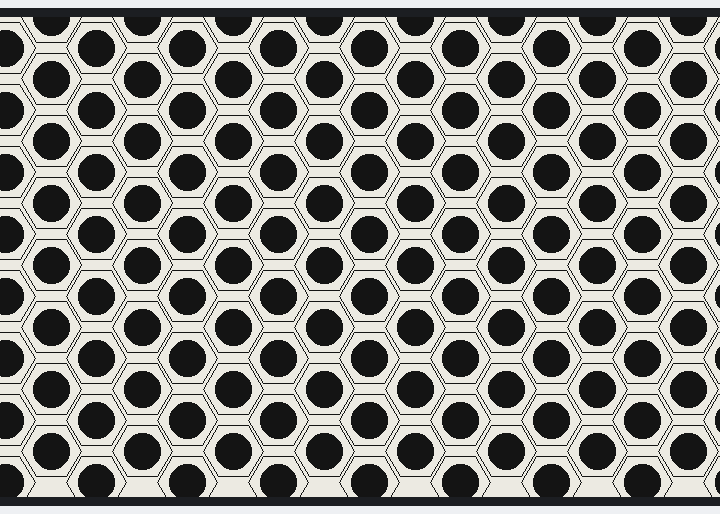
A sketch run on a simulated Arduino Uno, built for the host (arithmetic inside an expression is 32-bit, double 64-bit). Shown: 800×480 one-colour display.

Above: at 5.4 s.

The sketch:

29_any_shape_none_can_touch.ino
```cpp
#include <GxEPD2_BW.h>

#define R 30
#define PADDING 1

GxEPD2_BW<GxEPD2_750_T7, GxEPD2_750_T7::HEIGHT> display(GxEPD2_750_T7(/*CS=5*/ SS, /*DC=*/ 17, /*RST=*/ 16, /*BUSY=*/ 4));
int loop_count = 0;

void setup() {
  initDisplay();
}

void initDisplay() {
  display.init(0, true, 2, false);
  display.setRotation(0);
}

void fullRefresh() {
  display.clearScreen();
}

void polygon(int x, int y, int r, int points) {
  float ang = 2*PI / points;
  int prev_x = x + r;
  int prev_y = y;
  for (float a = ang; a < 2*PI; a += ang) {
    int px = x + cos(a) * r;
    int py = y + sin(a) * r;
    display.drawLine(prev_x, prev_y, px, py, GxEPD_BLACK);
    prev_x = px;
    prev_y = py;
  }
}

void loop() {
  if (loop_count % 100 == 0) {
    fullRefresh();
    display.fillScreen(GxEPD_WHITE);
  }
  // draw here.
  for (int x=0; x<display.width(); x+=3*R+PADDING) {
    for (int y=0; y<display.height(); y+=R+PADDING) {
      int xx = x+((y % 2)*(1.5*R));
      polygon(xx, y, R, 6);
      display.fillCircle(xx, y, 3*R/5, GxEPD_BLACK);
    }
  }
  display.displayWindow(0, 0, display.width(), display.height());
  delay(1000);
  loop_count++;
}
```
